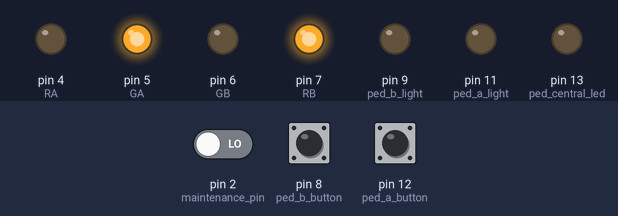
Simulated run of this sketch. Board: Arduino Uno, built with avr-gcc and run on an emulated ATmega328P. On the bench: output pins drawn as LEDs (lit = HIGH). Inputs (shaded band) come from the test bench; at power-on: pin 2 (maintenance_pin) LOW, pin 8 (ped_b_button) LOW, pin 12 (ped_a_button) LOW.

Above: at 0.1 s.
At 50.1 s:
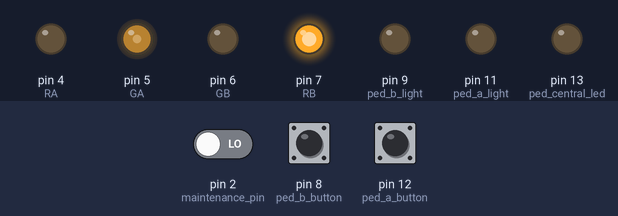
At 60.1 s:
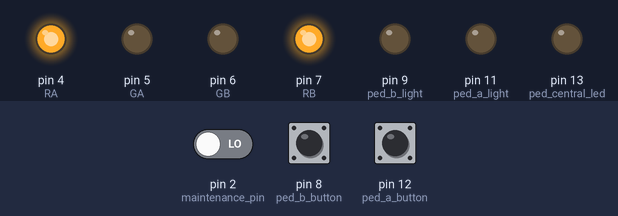
At 70.1 s:
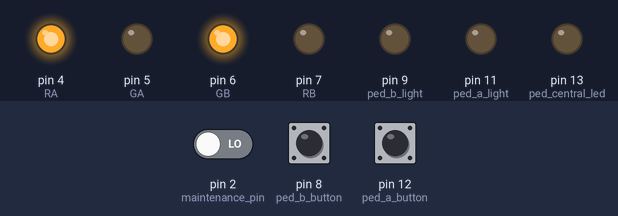
At 120.1 s:
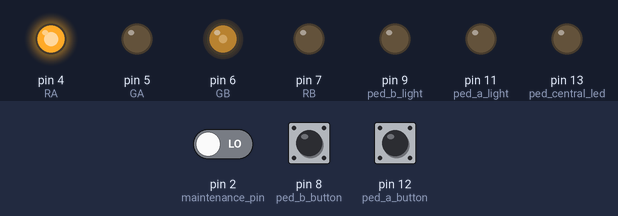
Timing chart, 0 to 121.6 s (numbered marks = the images above):
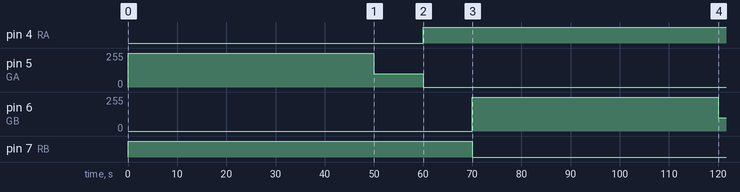

Measured:
- by itself, pin 4 (RA): LOW → HIGH at 60.0 s
- by itself, pin 5 (GA): 255/255 → 100/255 at 50.0 s, → 0/255 10.0 s later
- by itself, pin 6 (GB): 0/255 → 255/255 at 70.0 s, → 100/255 50.0 s later
- by itself, pin 7 (RB): HIGH → LOW at 70.0 s

The sketch:

Traffic.ino
```cpp
// Pin number initialization
const int RA = 4;  // red only needs on / off capability
const int GA = 5;  // Green needs dimming capability use PWM
const int RB = 7;
const int GB = 6;

const int maintenance_pin = 2;

const int ped_a_light = 11;
const int ped_b_light = 9;
const int ped_central_led = LED_BUILTIN;
const int ped_a_button = 12;
const int ped_b_button = 8;

// Light durations initialization
const unsigned long time_scale = 1000;
const unsigned long DR_time = 10 * time_scale;  // Delay red light duration
const unsigned long G_time = 50 * time_scale;   // Green light duration
const unsigned long PG_time = 10 * time_scale;  // Pale green light duration
const unsigned long ped_time = 60 * time_scale;
const int PG_level = 100;  // Pale green brightness level

enum class Light {
  GREEN = 0,
  PALE = 1,
  RED = 2,
  OFF = 3,
};

Light operator++(Light &state, int) {
  switch (state) {
    // Green
    case Light::GREEN:
      state = Light::PALE;
      break;
    // Pale Green
    case Light::PALE:
      state = Light::RED;
      break;
    // Red
    case Light::RED:
      state = Light::GREEN;
      break;
    // Off
    case Light::OFF:
    default:
      state = Light::OFF;
      break;
  }
  return state;
}

enum class Street {
  A = 0,
  B = 1,
};

Street operator!(Street street) {
  switch (street) {
    case Street::A:
      return Street::B;
    case Street::B:
      return Street::A;
  }
}

bool maintenance_active = false;
bool last_maintenance_reading = LOW;

Light state = Light::GREEN;
Street active_street = Street::A;
unsigned long next_time = 0;

bool ped_req_a = false;
bool ped_req_b = false;
bool ped_active = false;
Street ped_street = Street::A;
unsigned long ped_end_time = 0;

void writeLight(Light state, Street street) {
  int pin_red, pin_green;
  switch (street) {
    case Street::A:
      pin_red = RA;
      pin_green = GA;
      break;
    case Street::B:
      pin_red = RB;
      pin_green = GB;
      break;
  }

  switch (state) {
    // Green
    case Light::GREEN:
      digitalWrite(pin_red, LOW);
      digitalWrite(pin_green, HIGH);
      break;
    // Pale Green
    case Light::PALE:
      digitalWrite(pin_red, LOW);
      analogWrite(pin_green, PG_level);
      break;
    // Red
    case Light::RED:
      digitalWrite(pin_red, HIGH);
      digitalWrite(pin_green, LOW);
      break;
    // Off
    case Light::OFF:
    default:
      digitalWrite(pin_red, LOW);
      digitalWrite(pin_green, LOW);
      break;
  }
}

void update_lights() {
  if (maintenance_active) {
    writeLight(Light::RED, Street::A);
    writeLight(Light::RED, Street::B);
    digitalWrite(ped_a_light, LOW);
    digitalWrite(ped_b_light, LOW);
    digitalWrite(ped_central_led, LOW);
    return;
  }

  // active_street gets current state, other street gets RED
  Light light_a = (active_street == Street::A) ? state : Light::RED;
  Light light_b = (active_street == Street::B) ? state : Light::RED;

  // Override if a pedestrian crossing is active on one street
  if (ped_active) {
    // Non-ped street can continue cycle freely
    if (ped_street == Street::A) {
      light_a = Light::RED;
      light_b = (active_street == Street::B) ? state : Light::RED;
      digitalWrite(ped_a_light, HIGH);
    } else {
      light_b = Light::RED;
      light_a = (active_street == Street::A) ? state : Light::RED;
      digitalWrite(ped_b_light, HIGH);
    }
    digitalWrite(ped_central_led, HIGH);
  } else {
    digitalWrite(ped_a_light, LOW);
    digitalWrite(ped_b_light, LOW);
    digitalWrite(ped_central_led, LOW);
  }

  writeLight(light_a, Street::A);
  writeLight(light_b, Street::B);
}

unsigned long timeout(Light l) {
  switch (l) {
    case Light::GREEN: return G_time;
    case Light::PALE: return PG_time;
    case Light::RED: return DR_time;
    default: return 0;
  }
}

void setup() {
  Serial.begin(115200);
  pinMode(RA, OUTPUT);
  pinMode(GA, OUTPUT);
  pinMode(RB, OUTPUT);
  pinMode(GB, OUTPUT);
  pinMode(maintenance_pin, INPUT);

  pinMode(ped_a_light, OUTPUT);
  pinMode(ped_b_light, OUTPUT);
  pinMode(ped_central_led, OUTPUT);
  pinMode(ped_a_button, INPUT);
  pinMode(ped_b_button, INPUT);

  // Explicitly defining initial conditions
  state = Light::GREEN;
  active_street = Street::A;
  next_time = millis() + timeout(state);
  update_lights();
}

void loop() {
  unsigned long now = millis();

  // poll maintenance
  bool maintenance_reading = digitalRead(maintenance_pin);
  if (maintenance_reading == HIGH && last_maintenance_reading == LOW) {
    if (maintenance_active) {
      maintenance_active = false;
      ped_active = false;
      ped_req_a = false;
      ped_req_b = false;

      // Go back to a 'zero' state
      active_street = Street::A;
      state = Light::GREEN;
      next_time = now + timeout(state);
      update_lights();
    } else {
      maintenance_active = true;  // end current cycle
    }
  }
  last_maintenance_reading = maintenance_reading;

  // poll pedestrians
  if (digitalRead(ped_a_button) == HIGH && !(ped_active && ped_street == Street::A)) {
    ped_req_a = true;
  }
  if (digitalRead(ped_b_button) == HIGH && !(ped_active && ped_street == Street::B)) {
    ped_req_b = true;
  }

  // check for finished peds
  if (ped_active && now >= ped_end_time) {
    ped_active = false;
    update_lights();
  }

  // advance state machine
  if (now >= next_time) {
    if (state == Light::RED) {
      // Only freeze intersection here since its safe
      if (maintenance_active) {
        update_lights();
        return;
      }

      // pending peds
      if (!ped_active && (ped_req_a || ped_req_b)) {
        ped_active = true;
        if (ped_req_a) {
          ped_street = Street::A;
          ped_req_a = false;
        } else {
          ped_street = Street::B;
          ped_req_b = false;
        }
        ped_end_time = now + ped_time;
      }

      // active street switch only wo peds
      active_street = !active_street;
      if (ped_active && active_street == ped_street) {
        active_street = !active_street;
      }
    }

    state++;
    next_time = now + timeout(state);
    update_lights();
  }
}
```
